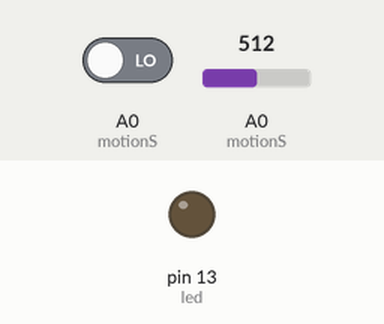
Recording of a sketch running on a simulated Arduino Uno, built with avr-gcc and run on an emulated ATmega328P. On the bench: output pins drawn as LEDs (lit = HIGH). Inputs (shaded band) come from the test bench; at power-on: A0 (motionS) LOW, A0 (motionS) = 512. What the sketch prints to the serial monitor is not drawn.

Above: at 1.2 s.
1.3 s: A0 (motionS) driven HIGH
At 2.4 s:
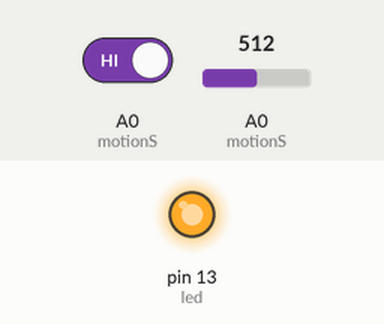
2.8 s: A0 (motionS) driven LOW
At 3.7 s:
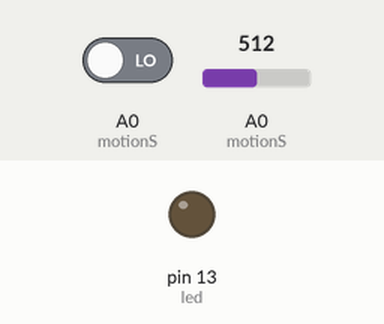
Timing chart, 0 to 5.8 s (numbered marks = the images above; inputs shaded):
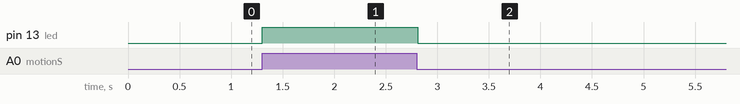

Measured:
- after the input at 1.3 s, pin 13 (led): LOW → HIGH at once
- after the input at 2.8 s, pin 13 (led): HIGH → LOW at once

The sketch:

motion_sensor.ino
```cpp
int led = 13;
int motionS = A0;

void setup() {
  Serial.begin(9600);
  pinMode(led, OUTPUT);
  pinMode(motionS, INPUT);
}

void loop() {
  int value = analogRead(motionS);
  Serial.println(value);
  if(digitalRead(motionS) ==1){
    digitalWrite(led, HIGH);
  }
  else{
    digitalWrite(led,LOW);
  }
  delay(100);
}
```
